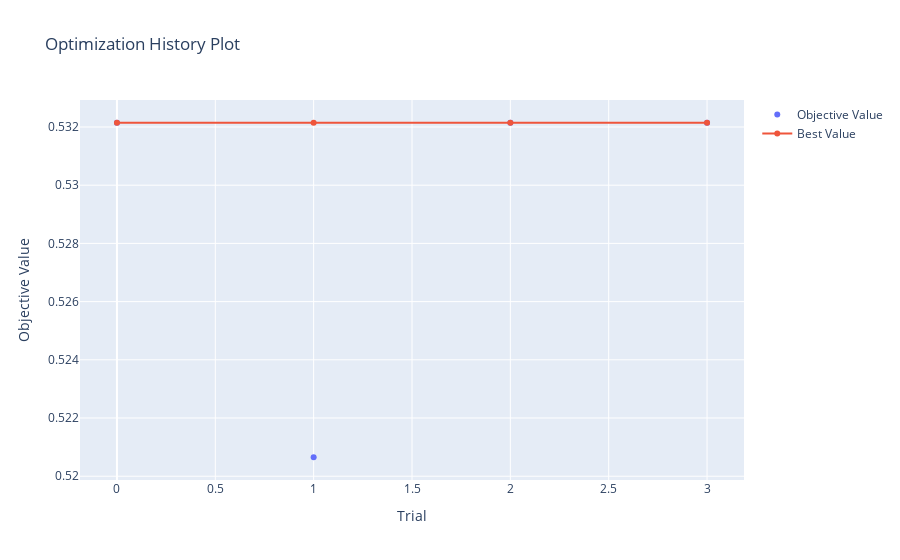

Here is the notebook cell this chart was saved with:
### Code cell
plot_optimization_history(lr_study)

### Figure 1 — Plotly figure (JSON) as saved in the notebook; plotly's stock layout.template omitted (floating-point values rounded to 4 significant figures)
{"data": [{"mode": "markers", "name": "Objective Value", "type": "scatter", "x": [0, 1, 2, 3], "y": [0.5321, 0.5207, 0.5321, 0.5321]}, {"name": "Best Value", "type": "scatter", "x": [0, 1, 2, 3], "y": [0.5321, 0.5321, 0.5321, 0.5321]}], "layout": {"title": {"text": "Optimization History Plot"}, "xaxis": {"title": {"text": "Trial"}}, "yaxis": {"title": {"text": "Objective Value"}}}}
